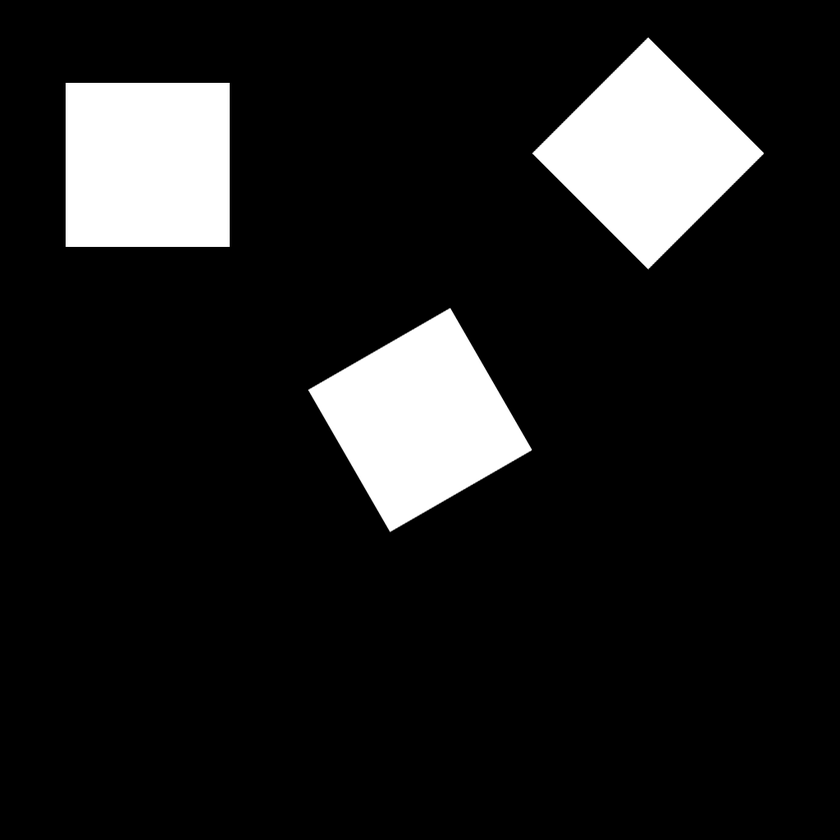
#> input picture training-image.tif, 840 x 840 px, shrunk from 1024 x 1024 before the run; its folder holds only this picture in this run
$ python -i create_dataframe.py   (imports and definitions only)   (Python 2 division)   (older library calls are emulated)
#> lines starting #> are read from the running program, lines starting #| are printed output that depends on the picture; after the words box and inside, x2 and y2 are one past the last pixel; in counts of white or black regions, pixels touching at a corner belong together
# INPUT: Folder containing several images of a single class
# OUTPUT: CSV file with contours + a column with the feature value

__author__ = 'Guilherme Sena'

import cv2
import os
import numpy as np
import pandas as pd
import settings
from scipy.ndimage import label

def is_image(filename):
    return (filename.endswith("jpg") or filename.endswith("png") or filename.endswith("tif"))

def sub_image(im, cnt):
    x,y,w,h = cv2.boundingRect(cnt)
    return im[y:(y+h),x:(x+w)]

def segment_on_dt(a, img):
    border = cv2.dilate(img, None, iterations=5)
    border = border - cv2.erode(border, None)

    dt = cv2.distanceTransform(img, 2, 3)
    dt = ((dt - dt.min()) / (dt.max() - dt.min()) * 255).astype(np.uint8)
    _, dt = cv2.threshold(dt, 0, 255, cv2.THRESH_BINARY+cv2.THRESH_TRIANGLE)
    lbl, ncc = label(dt)
    lbl = lbl * (255/ncc)
    # Completing the markers now.
    lbl[border == 255] = 255

    lbl = lbl.astype(np.int32)
    cv2.watershed(a, lbl)

    lbl[lbl == -1] = 0
    lbl = lbl.astype(np.uint8)
    return 255 - lbl


def add_filters(img, thresh):
    result = segment_on_dt(img, thresh)
    result[result != 255] = 0
    #result = cv2.dilate(result, None)
    thresh[result == 255] = 0

def get_images(path):
    #Reads image and turns it into grayscale
#> called with path = '../../training-image.tif'
    print "Processing image in "+str(path)+"..."
    im = cv2.imread(path)
#> im is the input picture: shape (840, 840, 3); min 0, max 255, mean 29.2

    print "Grayscaling..."
    imgray = cv2.cvtColor(im, cv2.COLOR_BGR2GRAY)

    #Threshold using otsu method and uses it to create contours
    print "Adding Gaussian Blur..."
    blur = cv2.GaussianBlur(imgray,(5,5),0)

    print "Thresholding..."
    ret,thresh = cv2.threshold(blur,0,255,cv2.THRESH_BINARY+cv2.THRESH_TRIANGLE)
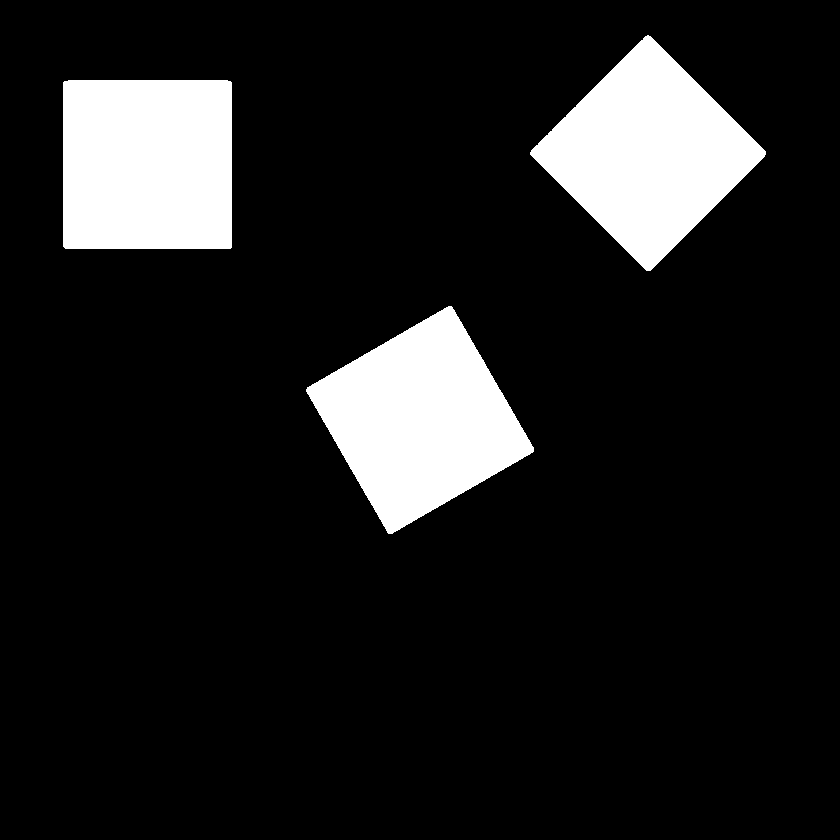
#> thresh: shape (840, 840); 12.2% white; 3 white regions, box (x1, y1, x2, y2) and area: (530, 35, 766, 271) 28658, (306, 306, 534, 534) 28579, (63, 80, 232, 249) 28546
#> ret = 2

    print "Adding filters..."
    add_filters(im, thresh)
#> in segment_on_dt, `border = cv2.dilate(img, None, iterations=5)`: border: shape (840, 840); 14% white; 3 white regions, box (x1, y1, x2, y2) and area: (525, 30, 771, 276) 33478, (301, 301, 539, 539) 33239, (58, 75, 237, 254) 32026
#> in segment_on_dt, `border = border - cv2.erode(border, None)`: border: shape (840, 840); 0.37% white in thin lines or dots, all inside (x1, y1, x2, y2) = (58, 30, 771, 539)
#> in segment_on_dt, `_, dt = cv2.threshold(dt, 0, 255, cv2.THRESH_BINARY+cv2.THRESH_TRIANGLE)`: dt: shape (840, 840); 11.9% white; 3 white regions, box (x1, y1, x2, y2) and area: (531, 36, 765, 270) 28175, (307, 307, 533, 533) 27999, (64, 81, 231, 248) 27881
#> in segment_on_dt, `lbl, ncc = label(dt)`: lbl: shape (840, 840) int32; 4 distinct labels, from 0 to 3
#> in segment_on_dt, `lbl, ncc = label(dt)`: ncc = 3
#> in segment_on_dt, `lbl = lbl * (255/ncc)`: lbl: shape (840, 840) int32; 4 distinct labels, from 0 to 255
#> in segment_on_dt, `lbl[border == 255] = 255`:
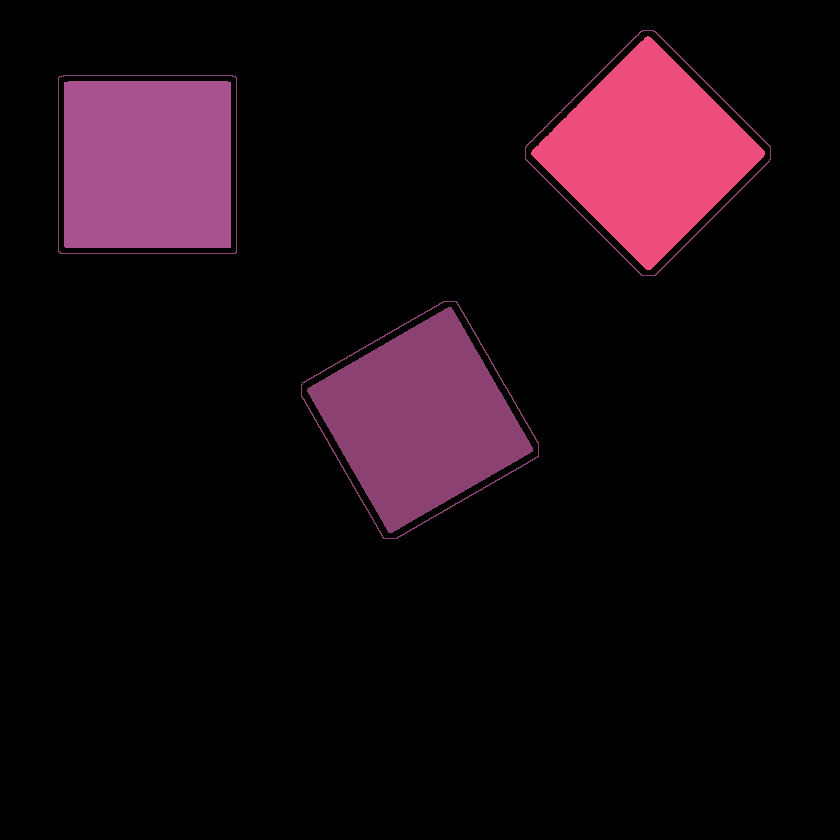
#> lbl: shape (840, 840) int32; 4 distinct labels, from 0 to 255; one colour per label, 0 black
#> in segment_on_dt, `lbl[lbl == -1] = 0`:
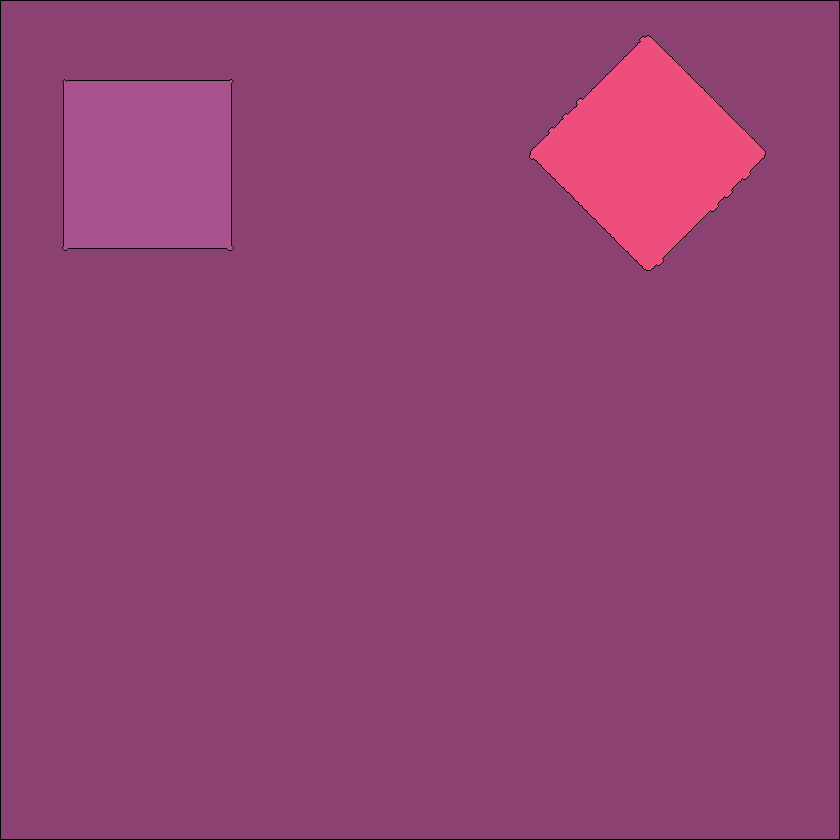
#> lbl: shape (840, 840) int32; 4 distinct labels, from 0 to 255; one colour per label, 0 black
#> in segment_on_dt, `lbl = lbl.astype(np.uint8)`:
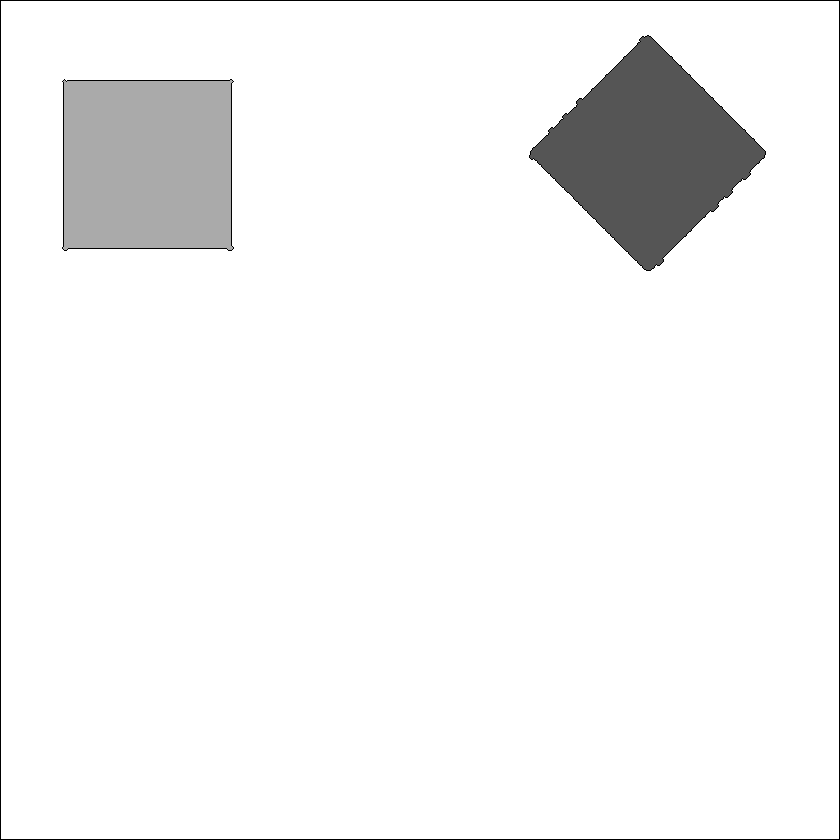
#> lbl: shape (840, 840); min 0, max 255, mean 243.1
#> in add_filters, `result[result != 255] = 0`:
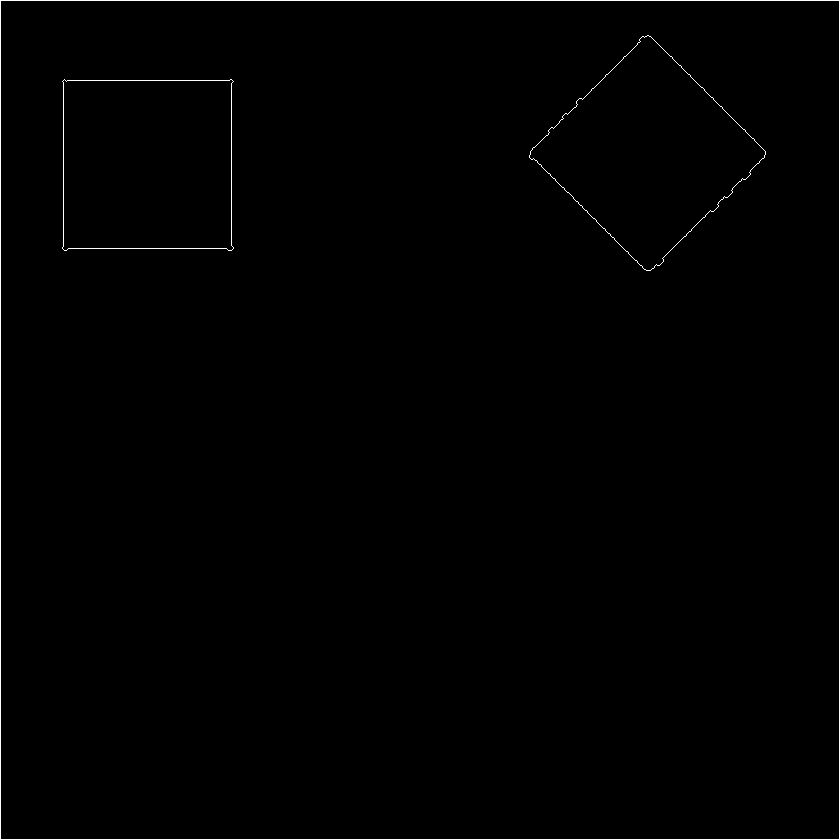
#> result: shape (840, 840); 0.65% white in thin lines or dots
#> in add_filters, `thresh[result == 255] = 0`:
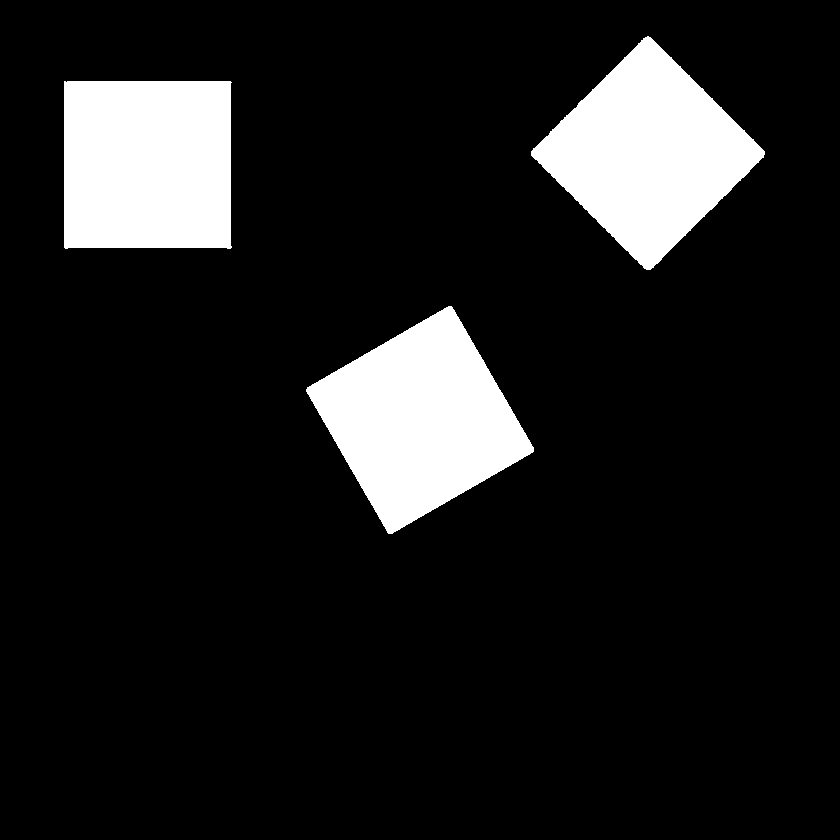
#> thresh: shape (840, 840); 12% white; 3 white regions
    thresh2 = thresh.copy()
    imgret, contours, hierarchy = cv2.findContours(thresh2,cv2.RETR_TREE,cv2.CHAIN_APPROX_SIMPLE)
#> contours = 3 contours; box (x1, y1, x2, y2) and area: (306, 306, 534, 534) 28288, (531, 36, 765, 270) 28058, (64, 81, 232, 249) 27564

    print "Done processing, proceeding to contour calculations..."
    return im, imgray, thresh,contours

# [60 lines left out: functions get_valid_contours, make_dataframe, not called in this run]

def shuffle_dataframe(df):
    print "Shuffling dataframe..."
    return df.iloc[np.random.permutation(len(df))]

def create_dataframe(headers, root_folder, folder_list, save_to_csv):
    print "Starting to create training set dataframe..."

    #Array that will be used to populate dataframe
    data = []
    for IMAGES_FOLDER in folder_list:
        print "processing folder "+str(IMAGES_FOLDER)+"..."
        for filename in os.listdir("\\".join([os.getcwd(), root_folder, IMAGES_FOLDER])):

            #Only considers image files
            if not(is_image(filename)):
                continue

            print "Image "+str(filename)+"..."

            im,imgray,thresh,contours = get_images("\\".join([root_folder, IMAGES_FOLDER, filename]))
            valid_contours, image_data = get_valid_contours(imgray, contours, folder_list.index(IMAGES_FOLDER))

            for img in image_data:
                data.append(img)

            #Saves data
            print "Saving threshold of "+str(filename)+"..."
            cv2.imwrite("\\".join([settings.TRAINING_SETS_FOLDER, IMAGES_FOLDER, settings.OTSU_FOLDER+"\\otsu - "+filename]), thresh)
            cv2.drawContours(im, valid_contours, -1, settings.COLORS_RGB[folder_list.index(IMAGES_FOLDER)], -1)

            print "Saving contours of "+str(filename)+"..."
            cv2.imwrite("\\".join([settings.TRAINING_SETS_FOLDER, IMAGES_FOLDER, settings.OTSU_FOLDER, settings.CONTOURS_FOLDER+"\\contours - "+filename]), im)

            print "Done! \n"

        print "Done with folder "+str(IMAGES_FOLDER)+"!"

    if save_to_csv:
        print "Saving training set at: "+settings.TRAINING_SET_FILE+"..."
        df = make_dataframe(data, headers, False)
        df.to_csv(settings.TRAINING_SET_FILE, sep=',')

    return df

# [1 line that did not run here, left out]

>>> result = get_images('../../training-image.tif')

$ run again, on Hu_Moments.tif
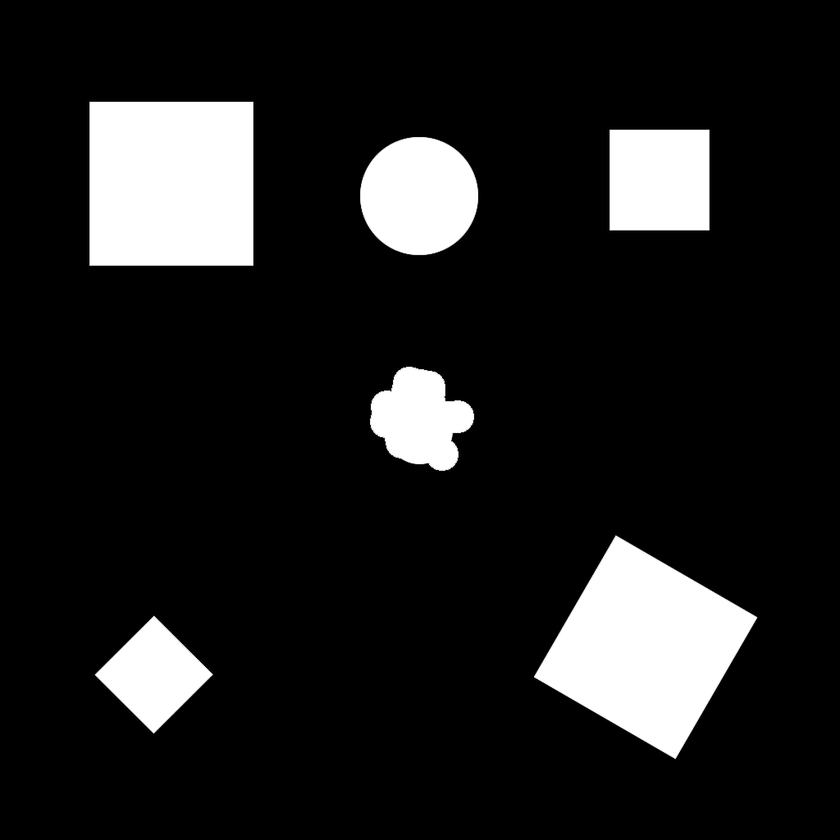
#> input picture Hu_Moments.tif, 840 x 840 px, shrunk from 1024 x 1024 before the run
#> in get_images, im is the input picture: shape (840, 840, 3); min 0, max 255, mean 32.1
#> ret = 2
#> ncc = 6
#> in segment_on_dt, `lbl[lbl == -1] = 0`:
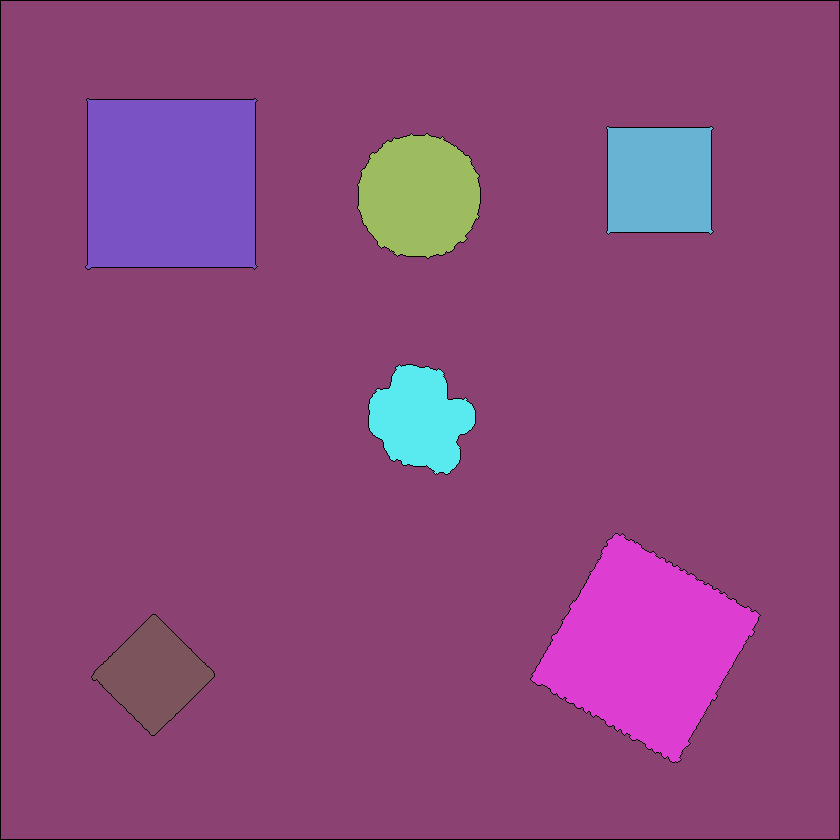
#> lbl: shape (840, 840) int32; 8 distinct labels, from 0 to 255; one colour per label, 0 black
#> result: shape (840, 840); 0.87% white in thin lines or dots
#> in add_filters, `thresh[result == 255] = 0`:
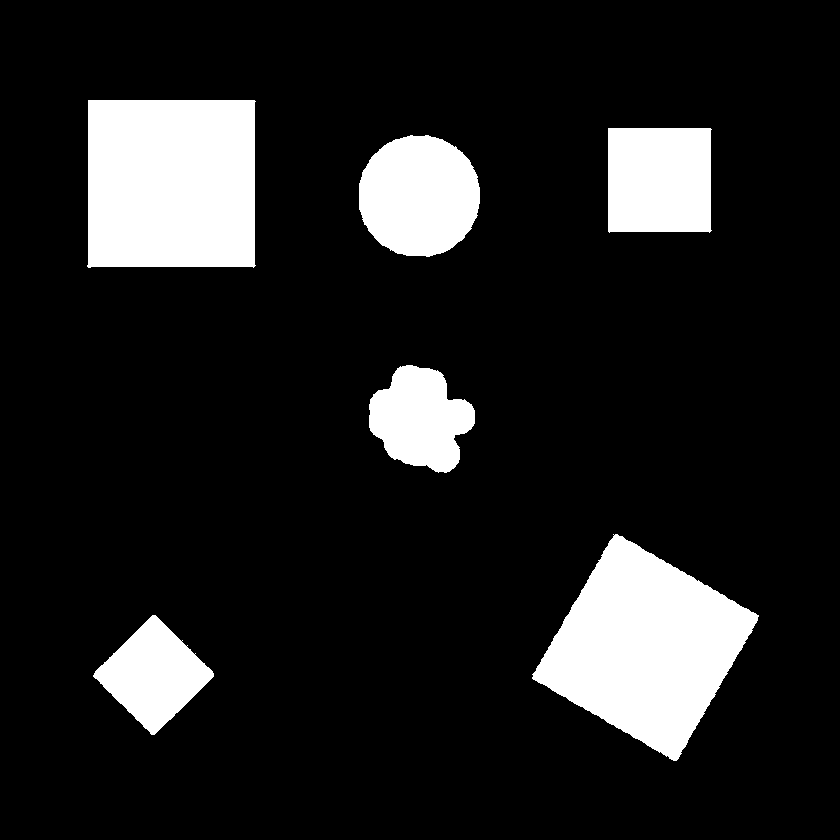
#> thresh: shape (840, 840); 13.3% white; 6 white regions
#> contours = 6 contours; box (x1, y1, x2, y2) and area: (532, 534, 759, 761) 27877, (87, 100, 256, 268) 27564, (359, 135, 480, 257) 11515, (608, 128, 712, 233) 10510, (369, 365, 475, 473) 7598, (93, 615, 214, 735) 7457
